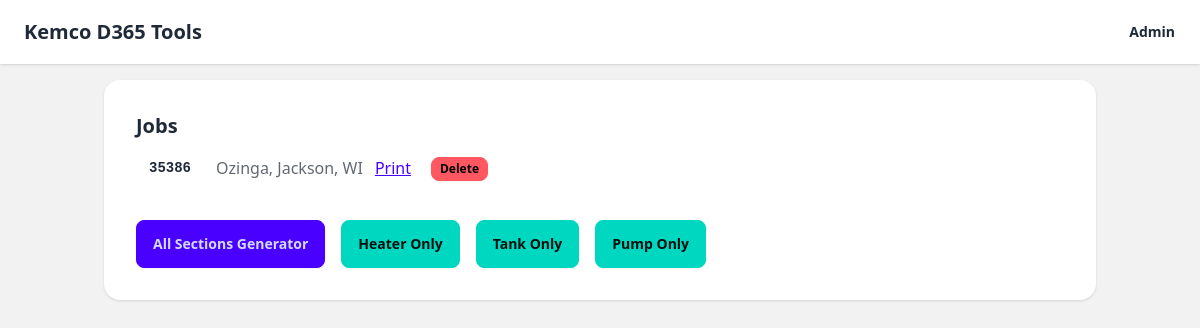
Before: /d365/ (signed in) with the older database file.
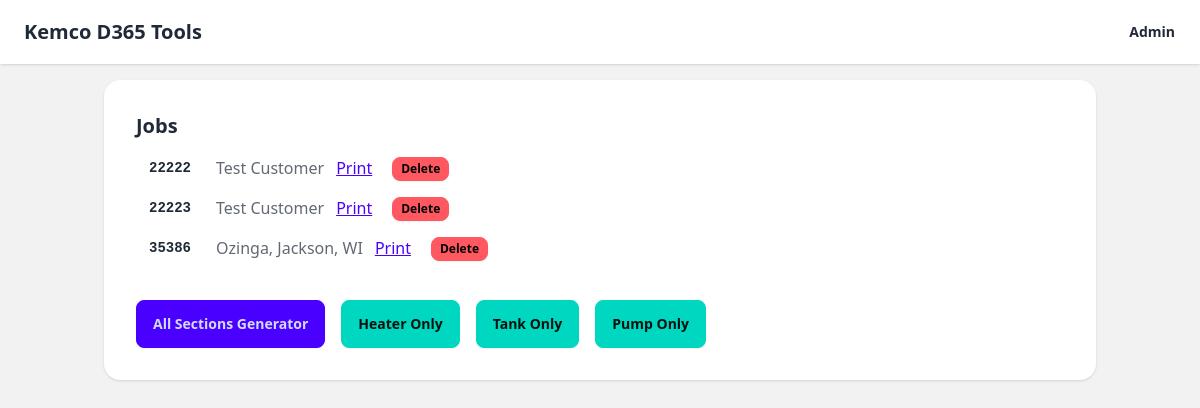
After: the same page with the newer database file.
### d365/models.py (models this page shows, shortened)
class D365Job(models.Model):
    job_number = models.CharField(max_length=64, unique=True)
    job_name = models.CharField(max_length=255, blank=True, null=True)
    created_at = models.DateTimeField(default=timezone.now)
    updated_at = models.DateTimeField(auto_now=True)

### d365/views.py (the view)
# urls.py: path('', views.d365_home, name='d365_home'),
@login_required
def d365_home(request: HttpRequest) -> HttpResponse:
    jobs = D365Job.objects.order_by('-updated_at')[:50]
    return render(request, 'd365/index.html', {
        'jobs': jobs,
    })

### templates/d365/index.html (shortened to what this page needs)
<!DOCTYPE html>
<html lang="en" data-theme="light">
<head>
    <script src="https://cdn.tailwindcss.com"></script>
    <link href="https://cdn.jsdelivr.net/npm/daisyui@4.12.10/dist/full.min.css" rel="stylesheet" type="text/css" />
</head>
<body class="min-h-screen bg-base-200">
    <div class="navbar bg-base-100 shadow">
        <div class="flex-1 px-4 text-xl font-bold">Kemco D365 Tools</div>
        <a class="btn btn-ghost" href="/admin/">Admin</a>
    </div>
    <div class="container mx-auto p-4">
        <div class="card bg-base-100 shadow">
            <div class="card-body">
                <h2 class="card-title">Jobs</h2>
                <ul class="list-none pl-0">
                    {% for job in jobs %}
                    <li class="flex items-center gap-3 py-1">
                        <a class="btn btn-sm btn-ghost font-mono" href="/d365/generate-all/?job={{ job.job_number }}">{{ job.job_number }}</a>
                        <span class="opacity-70">{{ job.job_name }}</span>
                        <a class="link link-primary" href="/d365/print/{{ job.job_number }}/">Print</a>
                        <form method="post" action="/d365/delete-job/{{ job.id }}/" class="inline ml-2" onsubmit="return confirm('Delete job {{ job.job_number }}? This cannot be undone.');">
                            <button class="btn btn-xs btn-error">Delete</button>
                        </form>
                    </li>
                    {% empty %}
                    <li>No jobs yet.</li>
                    {% endfor %}
                </ul>
                <div class="mt-6">
                    <div class="flex flex-wrap gap-4">
                        <a href="/d365/generate-all/" class="btn btn-primary">All Sections Generator</a>
                        <a href="/d365/generate/heater/" class="btn btn-accent">Heater Only</a>
                        <a href="/d365/generate/tank/" class="btn btn-accent">Tank Only</a>
                        <a href="/d365/generate/pump/" class="btn btn-accent">Pump Only</a>
                    </div>
                </div>
            </div>
        </div>
    </div>
</body>
</html>

Changed rows visible on the page:
added D365Job: job_number "22222", job_name "Test Customer"
added D365Job: job_number "22223", job_name "Test Customer"
